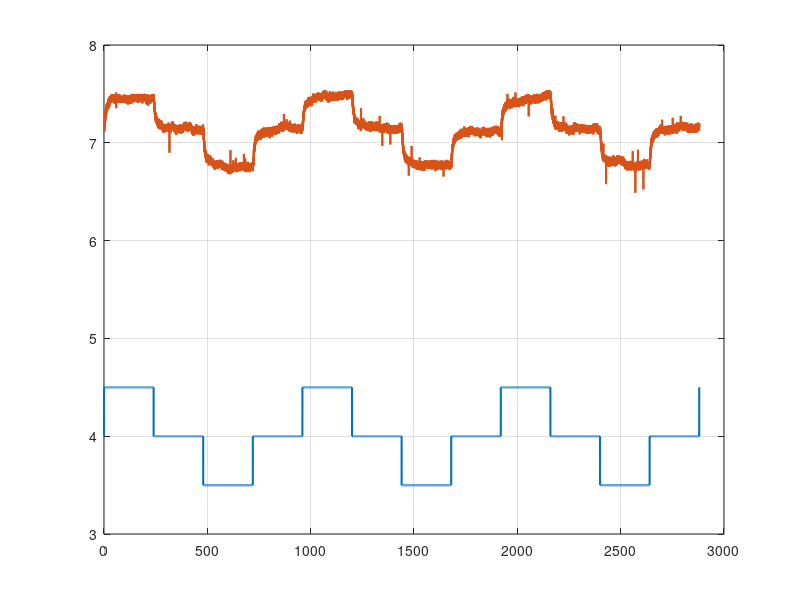

MATLAB code for this plot: (Note: this script raises an error after producing the figure.)
clc; clear; close all; warning('off','all');

save_dir = 'csv_data';

% ensure save dir exists
if ~exist(save_dir,'dir')
    mkdir(save_dir);
end

load pb_mer/pb_vent6_spir4.mat

%----------------------------------------------------------------------------------------
% RAW DATA ------------------------------------------------------------------------------
%----------------------------------------------------------------------------------------

time = time(2400:end) - time(2400);
spir = spir(2400:end);
snimac = snimac1(2400:end);

figure(1);
plot(time, spir, 'LineWidth', 1.5);
hold on;
plot(time, snimac, 'LineWidth', 1.5);
grid on;
hold on;

%----------------------------------------------------------------------------------------
% Detrended and normalized data ---------------------------------------------------------
%----------------------------------------------------------------------------------------

snimac_n = my_detrend(snimac, time);
plot(time, snimac_n, 'LineWidth', 1.5);
hold off;

spir_n = spir - 4;

% T = table(time, spir, snimac, spir_n, snimac_n, 'VariableNames', {'time','spir','snimac1','spir_n','snimac1_n'});
% fname = fullfile(save_dir, 'pb_vent6_spir4_raw.csv');
% writetable(T, fname);  

%----------------------------------------------------------------------------------------
% Average data calculation --------------------------------------------------------------
%----------------------------------------------------------------------------------------

time = time(1:9600);
snimac_n = mean([snimac_n(1:9600), snimac_n(9601:19200), snimac_n(19201:28800)], 2);
spir_n = spir_n(1:9600);

figure(2);
plot(time, spir_n, 'LineWidth', 1.5);
hold on;
plot(time, snimac_n, 'LineWidth', 1.5);
grid on;
hold off;

% T = table(time, spir_n, snimac_n, 'VariableNames', {'time','spir_n','snimac1_n'});
% fname = fullfile(save_dir, 'pb_vent6_spir4_avg.csv');
% writetable(T, fname);

%----------------------------------------------------------------------------------------
% Identification ------------------------------------------------------------------------
%----------------------------------------------------------------------------------------

Ts = 0.1;

Gs_ls = ls_identify_basic(snimac_n, spir_n, Ts);
snimac_s_ls = lsim(Gs_ls, spir_n, time);

Gs_fmin = tf_identify_fmin(snimac_n, spir_n, time, Ts);
snimac_s_fmin = lsim(Gs_fmin, spir_n, time);

rmse_ls   = sqrt(mean((snimac_n - snimac_s_ls).^2));
rmse_fmin = sqrt(mean((snimac_n - snimac_s_fmin).^2));

% fprintf('\n---------------------------------------------\n');
% fprintf('RMSE (Least Squares): %.6f\n', rmse_ls);
% fprintf('RMSE (fminsearch):    %.6f\n', rmse_fmin);
% fprintf('---------------------------------------------\n\n');

% figure(3);
% plot(time, snimac_n, 'k', 'LineWidth', 1.5); hold on;
% plot(time, snimac_s_ls, 'r--', 'LineWidth', 1.3);
% plot(time, snimac_s_fmin, 'b-.', 'LineWidth', 1.3);
% grid on;
% hold off;

% T = table(time, spir_n, snimac_n, snimac_s_ls, snimac_s_fmin, 'VariableNames', {'time','spir_n','snimac1_n','snimac1_s_ls','snimac1_s_fmin'});
% fname = fullfile(save_dir, 'pb_vent6_spir4_id.csv');
% writetable(T, fname);

% Approximation of the identified models 

[num, den] = tfdata(Gs_ls, 'v');
num = [0, 0, num(3)];
Gs_ls = tf(num, den)
roots(den)
snimac_s_ls = lsim(Gs_ls, spir_n, time);

[num, den] = tfdata(Gs_fmin, 'v');
num = [0, 0, num(3)];
Gs_fmin = tf(num, den)
roots(den)
snimac_s_fmin = lsim(Gs_fmin, spir_n, time);

rmse_ls   = sqrt(mean((snimac_n - snimac_s_ls).^2));
rmse_fmin = sqrt(mean((snimac_n - snimac_s_fmin).^2));

fprintf('\n---------------------------------------------\n');
fprintf('RMSE (Least Squares): %.6f\n', rmse_ls);
fprintf('RMSE (fminsearch):    %.6f\n', rmse_fmin);
fprintf('---------------------------------------------\n\n');

figure(4);
plot(time, snimac_n, 'k', 'LineWidth', 1.5); hold on;
plot(time, snimac_s_ls, 'r--', 'LineWidth', 1.3);
plot(time, snimac_s_fmin, 'b-.', 'LineWidth', 1.3);
grid on;
hold off;

% T = table(time, spir_n, snimac_n, snimac_s_ls, snimac_s_fmin, 'VariableNames', {'time','spir_n','snimac1_n','snimac1_s_ls','snimac1_s_fmin'});
% fname = fullfile(save_dir, 'pb_vent6_spir4_id_apprx.csv');
% writetable(T, fname);

save('pb_vent6_spir4_id.mat', 'Gs_fmin', 'Gs_ls');

%----------------------------------------------------------------------------------------
% FUNCTIONS -----------------------------------------------------------------------------
%----------------------------------------------------------------------------------------
warning('on','all');

function G = ls_identify_basic(y, u, Ts)
    
    y = y(:);
    u = u(:);
    N = length(y);
    na = 2; nb = 2;
    
    H = zeros(N-2, na+nb);
    for k = 3:N
        H(k-2,:) = [-y(k-1), -y(k-2), u(k-1), u(k-2)];
    end
    Y = y(3:N);
    
    theta = pinv(H) * Y;  
    
    a1 = theta(1); 
    a2 = theta(2);
    b1 = theta(3); 
    b2 = theta(4);
    
    num = [b1 b2];
    den = [1 a1 a2];
    Gd = tf(num, den, Ts);
    
    G = d2c(Gd, 'tustin');

end

function G = tf_identify_fmin(y, u, time, Ts)

    y = y(:);
    u = u(:);
    time = time(:);

    p0 = [0 0 0 0];

    cost_fun = @(p) rmse_cost_stable(p, u, y, time, Ts);

    opts = optimset('Display', 'off', 'TolX', 1e-8, 'TolFun', 1e-8);
    p_opt = fminsearch(cost_fun, p0, opts);

    p_opt = 50 * tanh(p_opt);
    a1 = p_opt(1); a2 = p_opt(2); b1 = p_opt(3); b2 = p_opt(4);

    Gd = tf([b1 b2], [1 a1 a2], Ts);
    G  = d2c(Gd, 'tustin');

end

function err = rmse_cost_stable(p, u, y, t, Ts)

    p = 50 * tanh(p);
    a1 = p(1); a2 = p(2); b1 = p(3); b2 = p(4);

    try

        Gd = tf([b1 b2], [1 a1 a2], Ts);

        poles = pole(Gd);
        if any(abs(poles) >= 1)
            err = 1e6;
            return;
        end

        G = d2c(Gd, 'tustin');
        y_sim = lsim(G, u, t);

        err = sqrt(mean((y - y_sim).^2));

    catch
        err = 1e6;
    end
end

% my_detrend
% Implements subtraction of the linear trend using formulas (2.6)-(2.7)
% from the book:
% Douglas C. Montgomery, Elizabeth A. Peck, G. Geoffrey Vining.
% "Introduction to Linear Regression Analysis", 5th Edition, Wiley, 2012.
% (Section 2.2.1)

function y_detr = my_detrend(y, x)

    y = y(:);
    x = x(:);
    n = length(y);

    Sx  = sum(x);
    Sy  = sum(y);
    Sxx = sum(x.^2);
    Sxy = sum(x .* y);

    b1 = (n*Sxy - Sx*Sy) / (n*Sxx - Sx^2);  
    b0 = mean(y) - b1 * mean(x);            

    y_detr = y - (b0 + b1*x);

end
